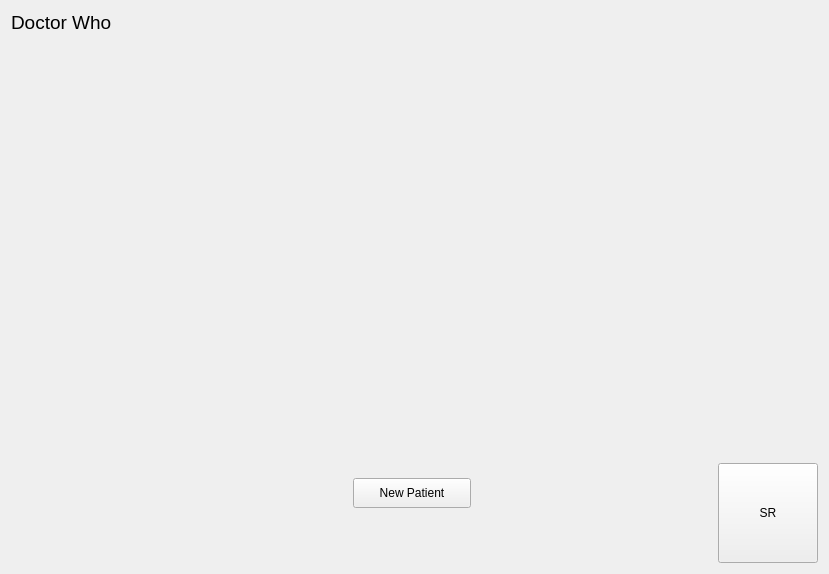
<?xml version="1.0" encoding="UTF-8"?>
<ui version="4.0">
 <class>ChoosePatientPage</class>
 <widget class="QWidget" name="ChoosePatientPage">
  <property name="geometry">
   <rect>
    <x>0</x>
    <y>0</y>
    <width>829</width>
    <height>574</height>
   </rect>
  </property>
  <property name="windowTitle">
   <string>Form</string>
  </property>
  <layout class="QVBoxLayout" name="verticalLayout_2">
   <item>
    <layout class="QHBoxLayout" name="horizontalLayout_2">
     <item>
      <widget class="QLabel" name="UserLabel">
       <property name="sizePolicy">
        <sizepolicy hsizetype="Expanding" vsizetype="Fixed">
         <horstretch>0</horstretch>
         <verstretch>0</verstretch>
        </sizepolicy>
       </property>
       <property name="font">
        <font>
         <pointsize>14</pointsize>
        </font>
       </property>
       <property name="text">
        <string>Doctor Who</string>
       </property>
      </widget>
     </item>
     <item>
      <spacer name="horizontalSpacer">
       <property name="orientation">
        <enum>Qt::Horizontal</enum>
       </property>
       <property name="sizeHint" stdset="0">
        <size>
         <width>40</width>
         <height>20</height>
        </size>
       </property>
      </spacer>
     </item>
    </layout>
   </item>
   <item>
    <spacer name="verticalSpacer_3">
     <property name="orientation">
      <enum>Qt::Vertical</enum>
     </property>
     <property name="sizeHint" stdset="0">
      <size>
       <width>20</width>
       <height>0</height>
      </size>
     </property>
    </spacer>
   </item>
   <item>
    <layout class="QHBoxLayout" name="horizontalLayout_4">
     <item>
      <spacer name="horizontalSpacer_5">
       <property name="orientation">
        <enum>Qt::Horizontal</enum>
       </property>
       <property name="sizeType">
        <enum>QSizePolicy::Fixed</enum>
       </property>
       <property name="sizeHint" stdset="0">
        <size>
         <width>10</width>
         <height>20</height>
        </size>
       </property>
      </spacer>
     </item>
     <item>
      <layout class="QHBoxLayout" name="MainHLayout"/>
     </item>
     <item>
      <spacer name="horizontalSpacer_6">
       <property name="orientation">
        <enum>Qt::Horizontal</enum>
       </property>
       <property name="sizeType">
        <enum>QSizePolicy::Fixed</enum>
       </property>
       <property name="sizeHint" stdset="0">
        <size>
         <width>10</width>
         <height>20</height>
        </size>
       </property>
      </spacer>
     </item>
    </layout>
   </item>
   <item>
    <layout class="QHBoxLayout" name="horizontalLayout">
     <item>
      <spacer name="horizontalSpacer_2">
       <property name="orientation">
        <enum>Qt::Horizontal</enum>
       </property>
       <property name="sizeType">
        <enum>QSizePolicy::Fixed</enum>
       </property>
       <property name="sizeHint" stdset="0">
        <size>
         <width>100</width>
         <height>100</height>
        </size>
       </property>
      </spacer>
     </item>
     <item>
      <spacer name="horizontalSpacer_4">
       <property name="orientation">
        <enum>Qt::Horizontal</enum>
       </property>
       <property name="sizeHint" stdset="0">
        <size>
         <width>40</width>
         <height>20</height>
        </size>
       </property>
      </spacer>
     </item>
     <item>
      <layout class="QVBoxLayout" name="verticalLayout">
       <item>
        <spacer name="verticalSpacer_2">
         <property name="orientation">
          <enum>Qt::Vertical</enum>
         </property>
         <property name="sizeType">
          <enum>QSizePolicy::Fixed</enum>
         </property>
         <property name="sizeHint" stdset="0">
          <size>
           <width>20</width>
           <height>10</height>
          </size>
         </property>
        </spacer>
       </item>
       <item>
        <widget class="QPushButton" name="NewPatientButton">
         <property name="minimumSize">
          <size>
           <width>0</width>
           <height>30</height>
          </size>
         </property>
         <property name="text">
          <string>New Patient</string>
         </property>
        </widget>
       </item>
       <item>
        <spacer name="verticalSpacer">
         <property name="orientation">
          <enum>Qt::Vertical</enum>
         </property>
         <property name="sizeType">
          <enum>QSizePolicy::Fixed</enum>
         </property>
         <property name="sizeHint" stdset="0">
          <size>
           <width>118</width>
           <height>50</height>
          </size>
         </property>
        </spacer>
       </item>
      </layout>
     </item>
     <item>
      <spacer name="horizontalSpacer_3">
       <property name="orientation">
        <enum>Qt::Horizontal</enum>
       </property>
       <property name="sizeHint" stdset="0">
        <size>
         <width>40</width>
         <height>20</height>
        </size>
       </property>
      </spacer>
     </item>
     <item>
      <widget class="QPushButton" name="SRButton">
       <property name="sizePolicy">
        <sizepolicy hsizetype="Fixed" vsizetype="Fixed">
         <horstretch>0</horstretch>
         <verstretch>0</verstretch>
        </sizepolicy>
       </property>
       <property name="minimumSize">
        <size>
         <width>100</width>
         <height>100</height>
        </size>
       </property>
       <property name="text">
        <string>SR</string>
       </property>
      </widget>
     </item>
    </layout>
   </item>
  </layout>
 </widget>
 <resources/>
 <connections/>
</ui>
